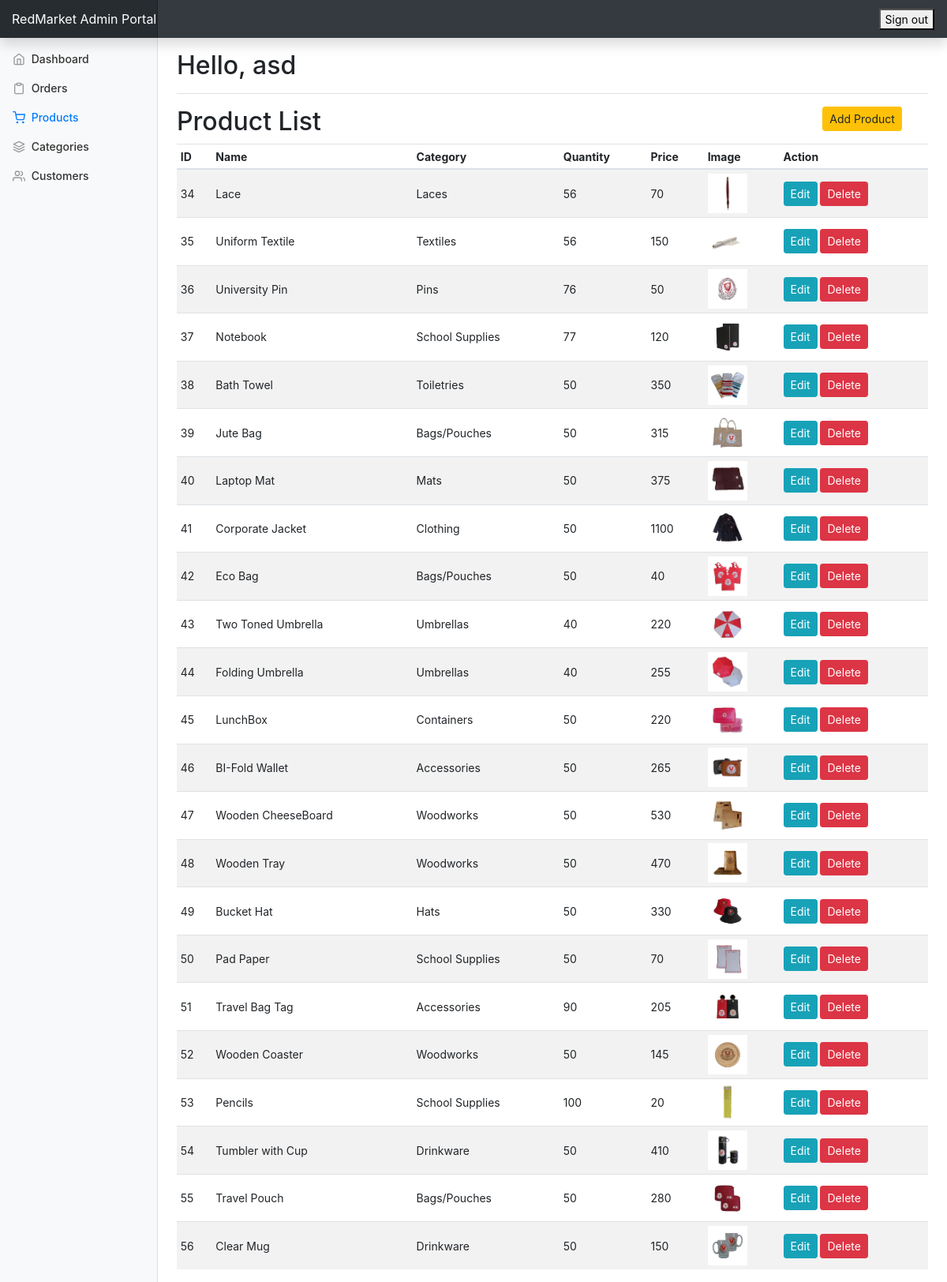
Screenshot of /admin_portal/admin/products.php (signed in) with the database file from the repository.
### tables this page shows
CREATE TABLE `product` (
  `product_id` double NOT NULL,
  `product_name` varchar(150) NOT NULL,
  `product_price` int(11) NOT NULL,
  `image_file_name` varchar(300) NOT NULL,
  `category_id` int(11) NOT NULL,
  `quantity` int(11) DEFAULT NULL,
  `category_name` varchar(255) DEFAULT NULL
);

### admin_portal/admin/products.php (the view, shortened to what this page needs)
<?php
$pdo = get_connection();
?>
<?php include_once("./templates/top.php"); ?>
<?php include_once("./templates/navbar.php"); ?>
<div class="container-fluid">
  <div class="row">
    <?php include "./templates/sidebar.php"; ?>
      <div class="row">
          <div class="col-10">
              <h2>Product List</h2>
          </div>
          <div class="col-2">
              <a href="#" data-toggle="modal" data-target="#add_product_modal" class="btn btn-warning btn-sm">Add Product</a>
          </div>
      </div>
      <div class="table-responsive">
        <table class="table table-striped table-sm">
          <thead>
            <tr>
              <th>ID</th>
              <th>Name</th>
              <th>Category</th>
              <th>Quantity</th>
              <th>Price</th>
              <th>Image</th>
              <th>Action</th>
            </tr>
          </thead>
          <tbody id="product_list">
			<?php
                $res = $pdo->query("SELECT * FROM product");
                while($row = $res->fetch()){
            ?>
            <tr>
              <form action="" method="post">
                  <td style="vertical-align: middle;"><?php echo $row["product_id"]; ?></td>
                  <td style="vertical-align: middle;"><?php echo $row["product_name"]; ?></td>
                  <td style="vertical-align: middle;"><?php echo $row["category_name"]; ?></td>
                  <td style="vertical-align: middle;"><?php echo $row["quantity"]; ?></td>
                  <td style="vertical-align: middle;"><?php echo $row["product_price"]; ?></td>
                  <td style="vertical-align: middle;">
                      <?php $img = (strpos($row['image_file_name'], '/') === false) ? 'product-image/'.$row['image_file_name'] : $row['image_file_name']; ?>
                      <img src="<?php echo htmlspecialchars($img, ENT_QUOTES, 'UTF-8'); ?>" width="50">
                  </td>
                  <td style="vertical-align: middle;">
                      <button type="button" class="btn btn-sm btn-info edit-btn"
                          data-toggle="modal"
                          data-target="#edit_product_modal"
                          data-id="<?php echo $row['product_id']; ?>"
                          data-name="<?php echo $row['product_name']; ?>"
                          data-category="<?php echo $row['category_name']; ?>"
                          data-price="<?php echo $row['product_price']; ?>"
                          data-qty="<?php echo $row['quantity']; ?>"
                          data-img="<?php echo $img; ?>">
                          Edit
                      </button>
                      <button type="submit" name="sum_delete" class="btn btn-sm btn-danger" onclick="return confirm('Are you sure you want to delete this product?');">Delete</button>
                  </td>
              </form>
            </tr>
            <?php } ?>
          </tbody>
        </table>
      </div>
    </main>
  </div>
</div>
<?php include_once("./templates/footer.php"); ?>

### admin_portal/admin/templates/sidebar.php (shortened to what this page needs)
<nav class="col-md-2 d-none d-md-block bg-light sidebar">
      <div class="sidebar-sticky">
        <ul class="nav flex-column">
          <?php
            $uri = $_SERVER['REQUEST_URI'];
            $uriAr = explode("/", $uri);
            $page = end($uriAr);
          ?>
          <li class="nav-item">
            <a class="nav-link <?php echo ($page == '' || $page == 'index.php') ? 'active' : ''; ?>" href="index.php">
              <span data-feather="home"></span>
              Dashboard <span class="sr-only">(current)</span>
            </a>
          </li>
          <li class="nav-item">
            <a class="nav-link <?php echo ($page == 'customer_orders.php') ? 'active' : ''; ?>" href="customer_orders.php">
              <span data-feather="clipboard"></span>
              Orders
            </a>
          </li>
          <li class="nav-item">
            <a class="nav-link <?php echo ($page == 'products.php') ? 'active' : ''; ?>" href="products.php">
              <span data-feather="shopping-cart"></span>
              Products
            </a>
          </li>
          <li class="nav-item">
            <a class="nav-link <?php echo ($page == 'categories.php') ? 'active' : ''; ?>" href="categories.php">
              <span data-feather="layers"></span>
              Categories
            </a>
          </li>
          <li class="nav-item">
            <a class="nav-link <?php echo ($page == 'customers.php') ? 'active' : ''; ?>" href="customers.php">
              <span data-feather="users"></span>
              Customers
            </a>
          </li>
        </ul>
      </div>
    </nav>
    <main role="main" class="col-md-9 ml-sm-auto col-lg-10 px-4">
      <div class="d-flex justify-content-between flex-wrap flex-md-nowrap align-items-center pt-3 pb-2 mb-3 border-bottom">
        <h1 class="h2 ">Hello,
		<?php
        $admin_id=$_SESSION["admin_id"][0];
            $res = $pdo->prepare("select username from admin where admin_id = ?");
            $res->execute([$admin_id]);
            $username = $res->fetch();
			echo $username[0];
		?>
		</h1>
      </div>

### admin_portal/admin/css/dashboard.css (style rules this page uses)
body { font-size: .875rem; }
.feather { width: 16px; height: 16px; vertical-align: text-bottom; }
.sidebar { position: fixed; top: 0; bottom: 0; left: 0; z-index: 100; padding: 48px 0 0; box-shadow: inset -1px 0 0 rgba(0, 0, 0, .1); }
.sidebar-sticky { position: relative; top: 0; height: calc(100vh - 48px); padding-top: .5rem; overflow-x: hidden; overflow-y: auto; }
.sidebar .nav-link { font-weight: 500; color: #333; }
.sidebar .nav-link .feather { margin-right: 4px; color: #999; }
.sidebar .nav-link.active { color: #007bff; }
.sidebar .nav-link:hover .feather, .sidebar .nav-link.active .feather { color: inherit; }
[role="main"] { padding-top: 133px; }
@media (min-width: 768px) { [role="main"] { padding-top: 48px; } }

### rows the page displays
product: product_id "34", product_name "Lace", category_name "Laces", quantity "56", product_price "70", image_file_name (picture)
product: product_id "35", product_name "Uniform Textile", category_name "Textiles", quantity "56", product_price "150", image_file_name (picture)
product: product_id "36", product_name "University Pin", category_name "Pins", quantity "76", product_price "50", image_file_name (picture)
product: product_id "37", product_name "Notebook", category_name "School Supplies", quantity "77", product_price "120", image_file_name (picture)
product: product_id "38", product_name "Bath Towel", category_name "Toiletries", quantity "50", product_price "350", image_file_name (picture)
product: product_id "39", product_name "Jute Bag", category_name "Bags/Pouches", quantity "50", product_price "315", image_file_name (picture)
product: product_id "40", product_name "Laptop Mat", category_name "Mats", quantity "50", product_price "375", image_file_name (picture)
product: product_id "41", product_name "Corporate Jacket", category_name "Clothing", quantity "50", product_price "1100", image_file_name (picture)
product: product_id "42", product_name "Eco Bag", category_name "Bags/Pouches", quantity "50", product_price "40", image_file_name (picture)
product: product_id "43", product_name "Two Toned Umbrella", category_name "Umbrellas", quantity "40", product_price "220", image_file_name (picture)
product: product_id "44", product_name "Folding Umbrella", category_name "Umbrellas", quantity "40", product_price "255", image_file_name (picture)
product: product_id "45", product_name "LunchBox", category_name "Containers", quantity "50", product_price "220", image_file_name (picture)
product: product_id "46", product_name "BI-Fold Wallet", category_name "Accessories", quantity "50", product_price "265", image_file_name (picture)
product: product_id "47", product_name "Wooden CheeseBoard", category_name "Woodworks", quantity "50", product_price "530", image_file_name (picture)
product: product_id "48", product_name "Wooden Tray", category_name "Woodworks", quantity "50", product_price "470", image_file_name (picture)
product: product_id "49", product_name "Bucket Hat", category_name "Hats", quantity "50", product_price "330", image_file_name (picture)
product: product_id "50", product_name "Pad Paper", category_name "School Supplies", quantity "50", product_price "70", image_file_name (picture)
product: product_id "51", product_name "Travel Bag Tag", category_name "Accessories", quantity "90", product_price "205", image_file_name (picture)
product: product_id "52", product_name "Wooden Coaster", category_name "Woodworks", quantity "50", product_price "145", image_file_name (picture)
product: product_id "53", product_name "Pencils", category_name "School Supplies", quantity "100", product_price "20", image_file_name (picture)
product: product_id "54", product_name "Tumbler with Cup", category_name "Drinkware", quantity "50", product_price "410", image_file_name (picture)
product: product_id "55", product_name "Travel Pouch", category_name "Bags/Pouches", quantity "50", product_price "280", image_file_name (picture)
product: product_id "56", product_name "Clear Mug", category_name "Drinkware", quantity "50", product_price "150", image_file_name (picture)

### other values shown
$username[0] "asd"
